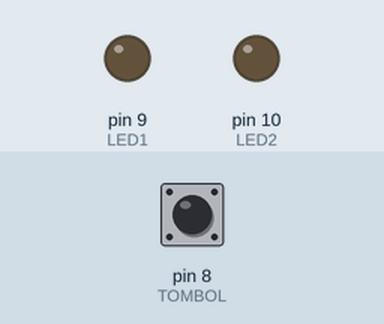
Recording of a sketch running on a simulated Arduino Uno, built with avr-gcc and run on an emulated ATmega328P. Shown: output pins drawn as LEDs (lit = HIGH). The test bench sets the inputs (shaded band); at power-on: pin 8 (TOMBOL) HIGH.

Above: at 1.2 s.
1.3 s: pin 8 (TOMBOL) pulled LOW for 0.15 s
At 2.2 s:
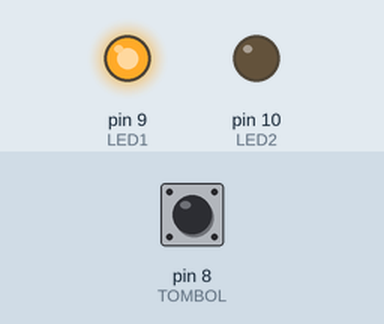
2.9 s: pin 8 (TOMBOL) pulled LOW for 1 s
At 3.5 s:
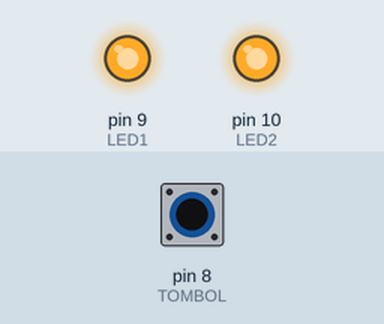
5.4 s: pin 8 (TOMBOL) pulled LOW for 3.2 s
At 6.6 s:
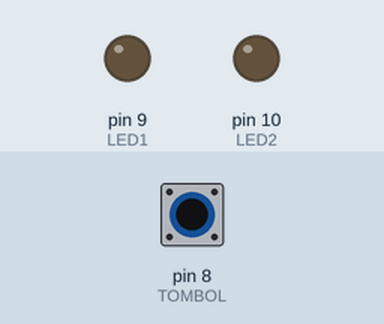
Timing chart, 0 to 8.4 s (numbered marks = the images above; inputs shaded):
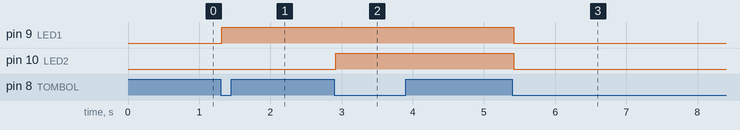

Measured:
- after the input at 1.3 s, pin 9 (LED1): LOW → HIGH at once
- after the input at 2.9 s, pin 10 (LED2): LOW → HIGH at once
- after the input at 5.4 s, pin 9 (LED1), pin 10 (LED2): HIGH → LOW at once

The sketch:

1_tombol_2_led.ino
```cpp
// Slamet Indriyanto
// DEMO 4: 1 tombol, 2 LED
// Tekan 1x = LED 1 nyala
// Tekan 2x = LED 2 ikut nyala (kedua LED nyala)
// Tekan 3x = kedua LED mati, lalu mengulang dari awal
// Tombol: pin 8 | LED 1: pin 9 | LED 2: pin 10

const int TOMBOL = 8;
const int LED1 = 9;
const int LED2 = 10;

int langkah = 0;                 // 0, 1, 2
bool tombolSebelumnya = HIGH;

bool tombolDitekan(int pin, bool &sebelumnya) {
  bool sekarang = digitalRead(pin);
  bool hasil = (sebelumnya == HIGH && sekarang == LOW);
  if (sekarang != sebelumnya) delay(20);
  sebelumnya = sekarang;
  return hasil;
}

void setup() {
  pinMode(TOMBOL, INPUT_PULLUP);
  pinMode(LED1, OUTPUT);
  pinMode(LED2, OUTPUT);
}

void loop() {
  if (tombolDitekan(TOMBOL, tombolSebelumnya)) {
    langkah = (langkah + 1) % 3;   // 0 -> 1 -> 2 -> 0 ...

    if (langkah == 0) {            // semua mati
      digitalWrite(LED1, LOW);
      digitalWrite(LED2, LOW);
    } else if (langkah == 1) {     // LED 1 nyala
      digitalWrite(LED1, HIGH);
      digitalWrite(LED2, LOW);
    } else {                       // langkah 2: kedua LED nyala
      digitalWrite(LED1, HIGH);
      digitalWrite(LED2, HIGH);
    }
  }
}
```
